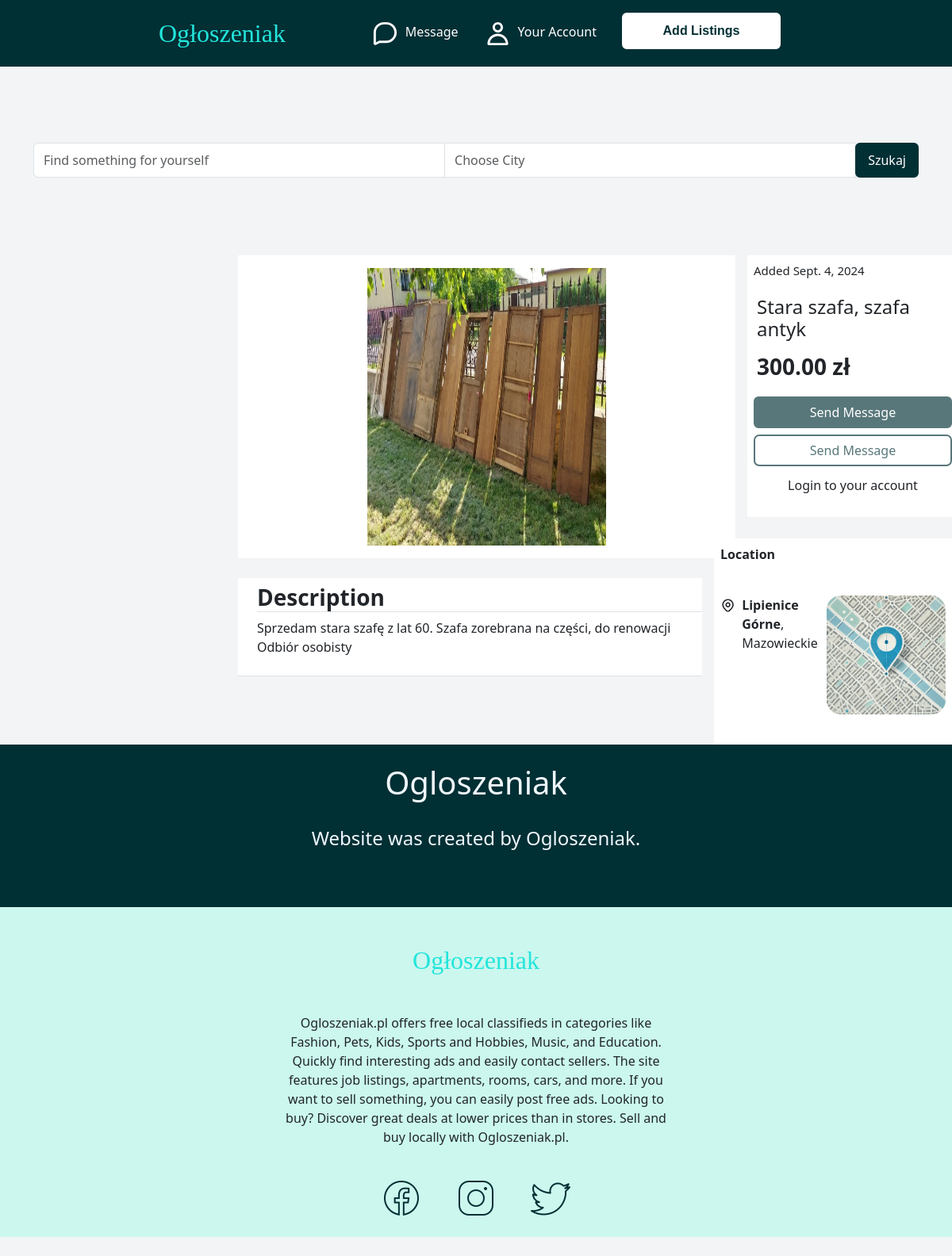
Screenshot of /product/4/ with the database file from the repository.
### listings/models.py (models this page shows, shortened)
class Product(models.Model):
    VOIVODESHIP_CHOICES = [
        ('DS', 'Dolnośląskie'),
        ('KP', 'Kujawsko-Pomorskie'),
        ('LB', 'Lubelskie'),
        ('LS', 'Lubuskie'),
        ('LD', 'Łódzkie'),
        ('MA', "Małopolskie"),
        ('MZ', 'Mazowieckie'),
        ('OP', 'Opolskie'),
        ('PK', 'Podkarpackie'),
        ('PD', "Podlaskie"),
        ('PM', "Pomorskie"),
        ('SL', "Śląskie"),
        ('SK', "Świetokrzyskie"),
        ('WM', "Warmińsko-Mazurskie"),
        ('WP', "Wielkopolskie"),
        ('ZP', "Zachodniopomorskie"),
    ]
    title = models.CharField(max_length=200)
    description = models.TextField()
    price = models.DecimalField(max_digits=10, decimal_places=2)
    photo = models.ImageField(upload_to='products/')
    created_at = models.DateTimeField(auto_now_add=True)
    category = models.ForeignKey(Category, on_delete=models.CASCADE, related_name='listings')
    city = models.CharField(max_length=200)
    voivodeship = models.CharField(max_length=2,choices=VOIVODESHIP_CHOICES, default='DS')
    user = models.ForeignKey(User, on_delete=models.CASCADE)

### listings/views.py (the view)
# urls.py: path('product/<int:id>/',product_details, name='product_details'),
def product_details(request, id):
    product = get_object_or_404(Product, id=id)
    template =  loader.get_template('product.html')
    context = {
        'product':product
    }
    return HttpResponse(template.render(context,request))

### templates/product.html (shortened to what this page needs)
{% extends 'base.html' %}
{% load static %}
{% block content %}
<body class="product_page">
<div>
    <div class="grey_background search_field mb-4 mt-4 " >
        <div class="container mt-5 pt-5 pb-5">
            <div class="input-group">
                <input type="text" class="form-control" placeholder="Find something for yourself" aria-label="Pierwsze pole">
                <input type="text" class="form-control" placeholder="Choose City" aria-label="Drugie pole">
                <div class="input-group-append">
                    <button class="btn btn-outline-secondary" type="button" id="index_page_search_button">Szukaj</button>
                </div>
            </div>
        </div>
    </div>
    <div class="d-flex align-items-start" style="margin-top: 50px; margin-left: 300px;">
        <div class="text-center" style="background-color: white; width: 850px; margin-right: 15px;">
            <img class="card-img-top mt-3 mb-3" src="{{ product.photo.url }}" alt="Card image cap" style="width: 301px; height: 350px;">
        </div>
        <div style="background-color: white; width: 300px; height: 330px;">
            <p class="ms-2 mt-2" style="font-size: 15px;">Added {{product.created_at.date}}</p>
            <h4 class="ms-2 p-1" style="width: 100%;">{{product.title}}</h4>
            <h3 class="ms-2 p-1" style="font-weight: 800;">{{product.price}} zł</h3>
            <div class="justify-content-center text-center">
                {% if user.is_authenticated %}
                <a href="{% url 'my_messages' product.id %}"><button type="button" class="btn btn-secondary ms-2 p-1 mt-2" style="width: 250px;" id="btn_product_message" >Send Message</button> </a>
                <button type="button" class="btn btn-outline-secondary ms-2 p-1 mt-2" style="width: 250px;" id="btn_product_phone">Send Message</button>
                {% else %}
                <button type="button" class="btn btn-secondary ms-2 p-1 mt-2 disabled" style="width: 250px;" id="btn_product_message">Send Message</button>
                <button type="button" class="btn btn-outline-secondary ms-2 p-1 mt-2 disabled" style="width: 250px;" id="btn_product_phone">Send Message</button>
                <p class="ms-2 p-1 mt-2"><a href="/login">Login</a> to your account</p>
                {% endif %}
            </div>
        </div>
    </div>
    <div class="d-flex align-items-start" style="margin-top: 5px; margin-left: 300px;">
        <div class="text-start ps-4 pb-4 border-bottom" style="background-color: white; width: 850px; margin-right: 15px; margin-top: 20px;">
            <h3 class="mt-2 text-start border-bottom" style="font-weight: 800;">Description</h3>
            {{product.description}}
        </div>
        <div style="background-color: white; width: 300px; height: 260px; margin-top: -30px;">
            <p class="ms-2 mt-2" style="font-weight: 800;">Location</p>
            <div class=" d-flex align-items-start">
                <p class="ms-2 mt-4"><b>{{product.city}}</b>, <br> {{product.get_voivodeship_display}}</p>
                <img src="/media/photos/elements/map2.jpg" style="width: 150px; border-radius: 12%;" class="ms-2 mt-4 me-2" >
            </div>
        </div>
    </div>
</div>
</body>
{% endblock %}

### static/style.css (style rules this page uses)
div.grey_background { background-color: #F2F4F5; }
#index_page_search_button { background-color: #002f34; color: white; border: 4px solid #002f34; }
.product_page { background-color: #F2F4F5; }
a { color: inherit; text-decoration: none; }
#btn_product_message { background-color: #002f34; outline-color: #002f34; outline-width: 15px; color: white; border-color: #002f34; border-width: 4px; }
#btn_product_phone { color: #002f34; border-width: 4px; border-color: white; outline-color: #002f34; outline: auto; }
body { overflow-x: hidden; }

### rows the page displays
Product: photo (picture), created_at "Sept. 4, 2024", title "Stara szafa, szafa antyk", price "300.00", description "Sprzedam stara szafę z lat 60. Szafa zorebrana na części, do renowacji Odbiór osobisty", city "Lipienice Górne", voivodeship "Mazowieckie"
